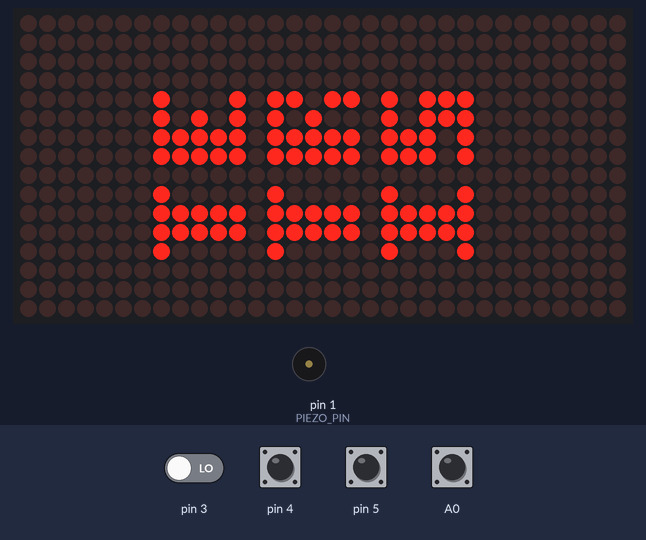
Bench run of a sketch on a simulated Arduino Uno, built with avr-gcc and run on an emulated ATmega328P. Parts: 32×16 LED matrix, buzzer (waves = sounding, pin HIGH). Inputs (shaded band) come from the test bench; at power-on: A0, pin 4, pin 5 HIGH, pin 3 LOW. Random numbers use the default seed unless the sketch sets one.

Above: at 1.2 s.
1.3 s: A0 pulled LOW for 0.15 s
At 1.41 s:
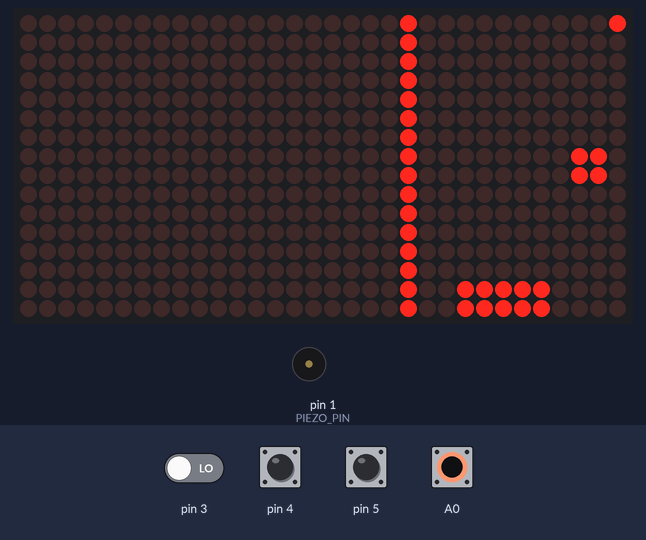
2.9 s: pin 4 pulled LOW for 0.15 s
At 3.33 s:
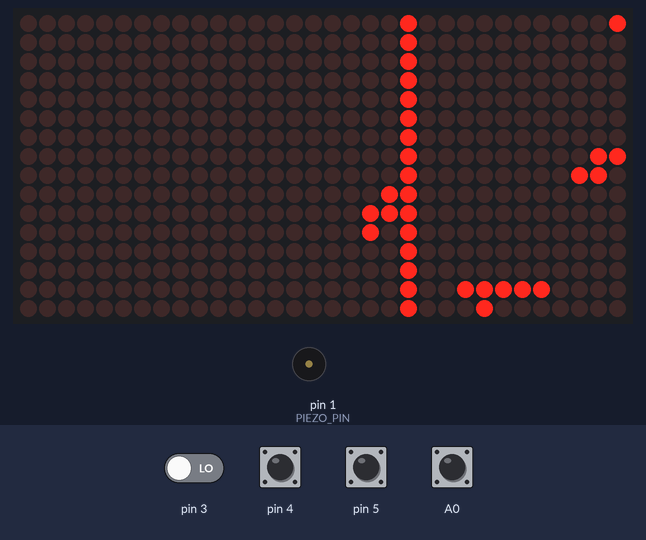
4.5 s: pin 3 driven HIGH
At 6.7 s:
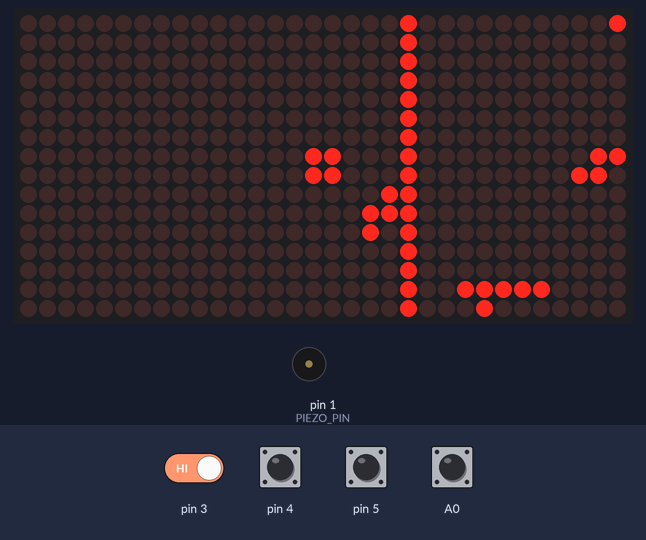
7.5 s: pin 5 pulled LOW for 1 s
At 9.1 s:
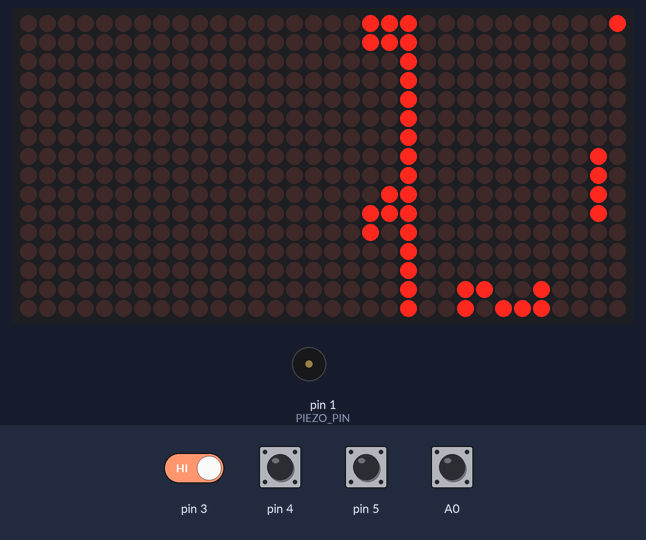
10.0 s: pin 4 pulled LOW for 1 s
At 11.3 s:
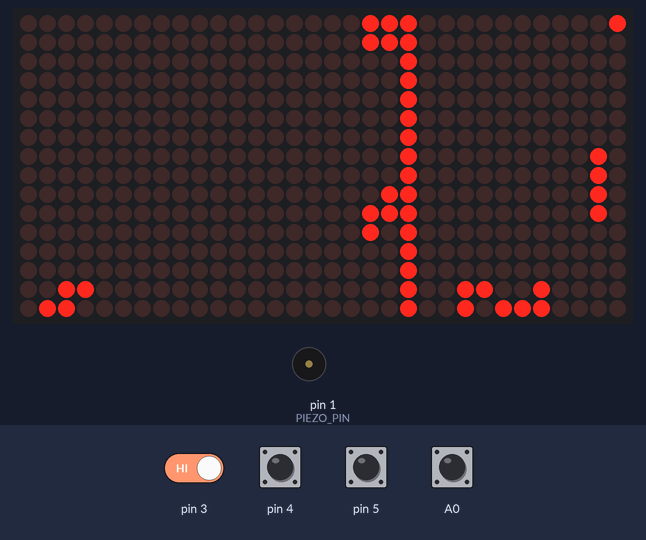
12.5 s: pin 5 pulled LOW for 0.15 s
At 13.3 s:
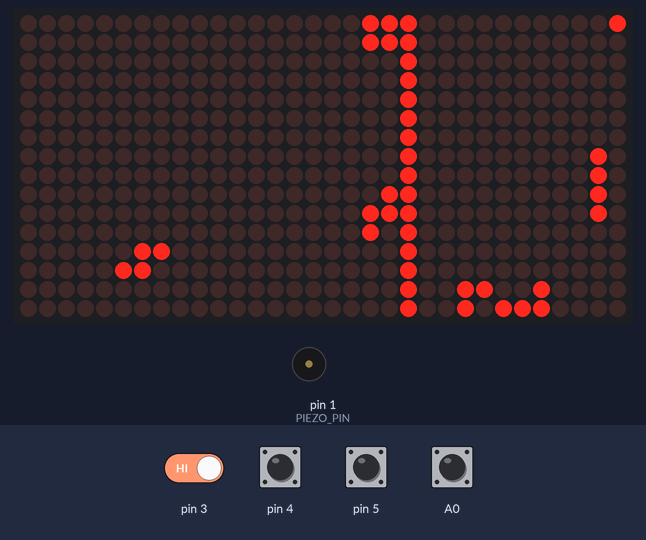
Timing chart, 0 to 15.1 s (numbered marks = the images above; inputs shaded):
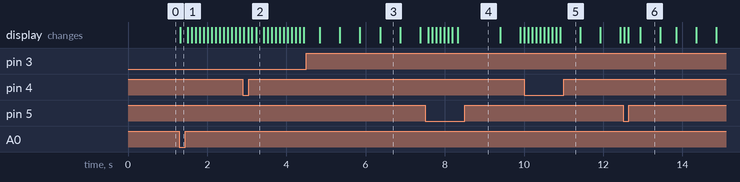

The sketch:

LED8x8tetris.ino
```cpp
// Original code source:
// https://github.com/MarginallyClever/ArduinoStarterKit/tree/master/LED8x8tetris


//------------------------------------------------------------------------------
// 8x8 single color LED Tetris for Arduino UNO and a joystick breakout.
// dan@marginallycelver.com 2015-01-22
//------------------------------------------------------------------------------
// Copyright at end of file.
// please see http://www.github.com/MarginallyClever/ArduinoStarterKit for more information.
//
// The LED grid is a red 8x8.
// The Arduino is an UNO.
// The joystick is a xinda ps3/xbox style clickable stick on a breakout board.
//
// Place the grid so the lights are facing you and the nub on one edge is on the
// bottom.  On the back should be two horizontal rows of pins.  the top row, from
// left to right, connects to arduino digital pins 9-2.  The bottom row of pins,
// from left to right, connect to digital pins 13-10 and analog pins 2-5.
//
// The joystick has 5 pins.  joystick 5v and GND go to the same pins on arduino.
// VRx goes to A0.  VRy goes to A1.  SW goes to arduino digital pin 1.
//
// While the SW pin is connected you will not be able to use Serial.*, because
// Serial *also* uses pins 0 and 1.

//--------------------------------------------------------------------------------
// CONSTANTS
//--------------------------------------------------------------------------------

#include <SPI.h>
#include <DMD2.h>
// size of the LED grid
#define GRID_W           (16)
#define GRID_H           (20)
// max size of each tetris piece
#define PIECE_W          (4)
#define PIECE_H          (4)

// how many kinds of pieces
#define NUM_PIECE_TYPES  (7)

#define JOYSTICK_DEAD_ZONE  (30)

#define JOYSTICK_PIN     (0)
#define PIEZO_PIN        (1)

// 1 color drawings of each piece in each rotation.
// Each piece is max 4 wide, 4 tall, and 4 rotations.
const char piece_I[] = {
  0,0,0,0,
  0,0,0,0,
  0,0,0,0,
  1,1,1,1,

  0,1,0,0,
  0,1,0,0,
  0,1,0,0,
  0,1,0,0,

  0,0,0,0,
  0,0,0,0,
  0,0,0,0,
  1,1,1,1,

  0,1,0,0,
  0,1,0,0,
  0,1,0,0,
  0,1,0,0,
};

const char piece_L1[] = {
  0,1,0,0,
  0,1,0,0,
  0,1,1,0,
  0,0,0,0,

  0,0,0,0,
  1,1,1,0,
  1,0,0,0,
  0,0,0,0,

  1,1,0,0,
  0,1,0,0,
  0,1,0,0,
  0,0,0,0,

  0,0,1,0,
  1,1,1,0,
  0,0,0,0,
  0,0,0,0,
};

const char piece_L2[] = {
  0,1,0,0,
  0,1,0,0,
  1,1,0,0,
  0,0,0,0,

  0,0,0,0,
  1,0,0,0,
  1,1,1,0,
  0,0,0,0,

  0,1,1,0,
  0,1,0,0,
  0,1,0,0,
  0,0,0,0,

  0,0,0,0,
  1,1,1,0,
  0,0,1,0,
  0,0,0,0,
};

const char piece_T[] = {
  0,0,0,0,
  1,1,1,0,
  0,1,0,0,
  0,0,0,0,

  0,1,0,0,
  1,1,0,0,
  0,1,0,0,
  0,0,0,0,

  0,0,0,0,
  0,1,0,0,
  1,1,1,0,
  0,0,0,0,

  0,1,0,0,
  0,1,1,0,
  0,1,0,0,
  0,0,0,0,
};

const char piece_S1[] = {
  1,0,0,0,
  1,1,0,0,
  0,1,0,0,
  0,0,0,0,

  0,0,0,0,
  0,1,1,0,
  1,1,0,0,
  0,0,0,0,

  1,0,0,0,
  1,1,0,0,
  0,1,0,0,
  0,0,0,0,

  0,0,0,0,
  0,1,1,0,
  1,1,0,0,
  0,0,0,0,
};

const char piece_S2[] = {
  0,1,0,0,
  1,1,0,0,
  1,0,0,0,
  0,0,0,0,

  0,0,0,0,
  1,1,0,0,
  0,1,1,0,
  0,0,0,0,

  0,1,0,0,
  1,1,0,0,
  1,0,0,0,
  0,0,0,0,

  0,0,0,0,
  1,1,0,0,
  0,1,1,0,
  0,0,0,0,
};

const char piece_O[] = {
  1,1,0,0,
  1,1,0,0,
  0,0,0,0,
  0,0,0,0,

  1,1,0,0,
  1,1,0,0,
  0,0,0,0,
  0,0,0,0,

  1,1,0,0,
  1,1,0,0,
  0,0,0,0,
  0,0,0,0,

  1,1,0,0,
  1,1,0,0,
  0,0,0,0,
  0,0,0,0,
};


// An array of pointers!
const char *pieces[NUM_PIECE_TYPES] = {
  piece_S1,
  piece_S2,
  piece_L1,
  piece_L2,
  piece_O,
  piece_T,
  piece_I,
};


//--------------------------------------------------------------------------------
// GLOBALS
//--------------------------------------------------------------------------------

// this is how arduino remembers what the button was doing in the past,
// so arduino can tell when it changes.
int old_button=0;
// so arduino can tell when user moves sideways
int old_px = 0;
// so arduino can tell when user tries to turn
int old_i_want_to_turn=0;

// this is how arduino remembers the falling piece.
int next_piece_id;
int piece_id;
int piece_rotation;
int piece_x;
int piece_y;

char piece_sequence[NUM_PIECE_TYPES];
char sequence_i=NUM_PIECE_TYPES;

// this controls how fast the player can move.
long last_move;
long move_delay=100;  // 100ms = 5 times a second

// this controls when the piece automatically falls.
long last_drop;
long drop_delay=500;

// this is how arduino remembers where pieces are on the grid.
char grid[GRID_W * GRID_H];
char gridPrev[GRID_W * GRID_H];

int points = 0;
int level = 0;

bool gameStarted = false;
bool introRendered = false;
bool gameOver = false;
bool overRendered = false;

SoftDMD dmd(1, 1);
//--------------------------------------------------------------------------------
// METHODS
//--------------------------------------------------------------------------------

// Function to copy 'len' elements from 'src' to 'dst'
// https://forum.arduino.cc/t/copying-array-into-another-array/264828
void copyChar(char* src, char* dst, int len) {
  memcpy(dst, src, sizeof(src[0])*len);
}


// grid contains the arduino's memory of the game board, including the piece that is falling.
// Only update the pixels what change
void draw_grid() {
  int x, y;
  for(y=0;y<GRID_H;++y) {
    for(x=0;x<GRID_W;++x) {
      if( grid[y*GRID_W+x] > gridPrev[y * GRID_W + x] ) {
        dmd.setPixel(y, x); // Turn pixel on
      }
      else if ( grid[y * GRID_W + x] < gridPrev[y * GRID_W + x] ) {
        dmd.setPixel(y, x, GRAPHICS_OFF); //turn pixel off
      }
      else {
        //No change, nothing to do
      }
    }
  }
  copyChar(grid, gridPrev, 16 * 20);
}

// choose a new piece from the sequence.
// the sequence is a random list that contains one of each piece.
// that way you're guaranteed an even number of pieces over time,
// tho the order is random.
void choose_new_piece() {
  if( sequence_i >= NUM_PIECE_TYPES ) {
    // list exhausted
    int i,j, k;
    for(i=0;i<NUM_PIECE_TYPES;++i) {
      do {
        // pick a random piece
        j = rand() % NUM_PIECE_TYPES;
        // make sure it isn't already in the sequence.
        for(k=0;k<i;++k) {
          if(piece_sequence[k]==j) break;  // already in sequence
        }
      } while(k<i);
      // not in sequence.  Add it.
      piece_sequence[i] = j;
    }
    // rewind sequence counter
    sequence_i=0;
  }

  next_piece_id = piece_sequence[sequence_i++];
  draw_gui();
}

void use_next_piece(){
  // get the next piece in the sequence.
  piece_id = next_piece_id;
  // always start the piece top center.
  piece_y=-4;  // -4 squares off the top of the screen.
  piece_x=7;
  // always start in the same orientation.
  piece_rotation=0;
}


void erase_piece_from_grid() {
  int x, y;

  const char *piece = pieces[piece_id] + (piece_rotation * PIECE_H * PIECE_W);

  for(y=0;y<PIECE_H;++y) {
    for(x=0;x<PIECE_W;++x) {
      int nx=piece_x+x;
      int ny=piece_y+y;
      if(ny<0 || ny>GRID_H) continue;
      if(nx<0 || nx>GRID_W) continue;
      if(piece[y*PIECE_W+x]==1) {
        grid[ny*GRID_W+nx]=0;  // zero erases the grid location.
      }
    }
  }
}


void add_piece_to_grid() {
  int x, y;

  const char *piece = pieces[piece_id] + (piece_rotation * PIECE_H * PIECE_W);

  for(y=0;y<PIECE_H;++y) {
    for(x=0;x<PIECE_W;++x) {
      int nx=piece_x+x;
      int ny=piece_y+y;
      if(ny<0 || ny>GRID_H) continue;
      if(nx<0 || nx>GRID_W) continue;
      if(piece[y*PIECE_W+x]==1) {
        grid[ny*GRID_W+nx]=1;  // zero erases the grid location.
      }
    }
  }
}


// Move everything down 1 space, destroying the old row number y in the process.
void delete_row(int y) {
  int x;
  for(;y>0;--y) {
    for(x=0;x<GRID_W;++x) {
      grid[y*GRID_W+x] = grid[(y-1)*GRID_W+x];
    }
  }
  // everything moved down 1, so the top row must be empty or the game would be over.
  for(x=0;x<GRID_W;++x) {
    grid[x]=0;
  }
}


void remove_full_rows() {
  int count=0;
  int linepoint = 15;
  int x, y, c;
  for(y=0;y<GRID_H;++y) {
    // count the full spaces in this row
    c = 0;
    for(x=0;x<GRID_W;++x) {
      if( grid[y*GRID_W+x] > 0 ) c++;
    }
    if(c==GRID_W) {
      // row full!
      delete_row(y);
      count++;
    }
  }

  if(count > 0) {
    // count == 1 is the default value
    if(count == 2) {linepoint = 30;}
    if(count == 3) {linepoint = 90;}
    if(count == 4) {linepoint = 150;}

    points = points + linepoint * (level + 1);

    // level 0 - points:0-50
    if(points > 50  && points<=120 ) { level = 1; drop_delay=300; }
    else if(points > 120 && points<=360 ) { level = 2; drop_delay=250; }
    else if(points > 360 && points<=720 ) { level = 3; drop_delay=200; }
    else if(points > 720 ) { level = 4; drop_delay=150; }

    draw_gui();
  }
}


void try_to_move_piece_sideways() {
  int left = digitalRead(4);
  int right = digitalRead(5);

  int new_px = 0;

  if(!left) { new_px=1;}
  if(!right) { new_px=-1;}

  if (piece_can_fit(piece_x + new_px, piece_y, piece_rotation) == 1) {
    piece_x += new_px;
  }
  old_px = new_px;
}


void try_to_rotate_piece() {
  int i_want_to_turn=0;
  int dy = digitalRead(A0);
  if (!dy) i_want_to_turn = 1;

  if (i_want_to_turn == 1 && i_want_to_turn != old_i_want_to_turn) {
    // figure out what it will look like at that new angle
    int new_pr = ( piece_rotation + 1 ) % 4;
    // if it can fit at that new angle (doesn't bump anything)
    if(piece_can_fit(piece_x,piece_y,new_pr)) {
      // then make the turn.
      piece_rotation = new_pr;
    }
  }
  old_i_want_to_turn = i_want_to_turn;
}


// can the piece fit in this new location?
int piece_can_fit(int px,int py,int pr) {
  if( piece_off_edge(px,py,pr) ) return 0;
  if( piece_hits_rubble(px,py,pr) ) return 0;
  return 1;
}


int piece_off_edge(int px,int py,int pr) {
  int x,y;
  const char *piece = pieces[piece_id] + (pr * PIECE_H * PIECE_W);

  for(y=0;y<PIECE_H;++y) {
    for(x=0;x<PIECE_W;++x) {
      int nx=px+x;
      int ny=py+y;
      if(ny<0) continue;  // off top, don't care
      if(piece[y*PIECE_W+x]>0) {
        if(nx<0) return 1;  // yes: off left side
        if(nx>=GRID_W ) return 1;  // yes: off right side
      }
    }
  }

  return 0;  // inside limits
}


int piece_hits_rubble(int px,int py,int pr) {
  int x,y;
  const char *piece = pieces[piece_id] + (pr * PIECE_H * PIECE_W);

  for(y=0;y<PIECE_H;++y) {
    int ny=py+y;
    if(ny<0) continue;
    for(x=0;x<PIECE_W;++x) {
      int nx=px+x;
      if(piece[y*PIECE_W+x]>0) {
        if(ny>=GRID_H ) return 1;  // yes: goes off bottom of grid
        if(grid[ny*GRID_W+nx]==1 ) return 1;  // yes: grid already full in this space
      }
    }
  }

  return 0;  // doesn't hit
}


void game_over() {
  int x,y;

  while(1) {
    if(!overRendered)renderOver();
    // click the button?
    if(digitalRead(A0)==0) {
      // restart!
      overRendered = false;
      gameOver=false;
      setup();
      return;
    }
  }
}


void try_to_drop_piece() {
  erase_piece_from_grid();
  if(piece_can_fit(piece_x,piece_y+1,piece_rotation)) {
    piece_y++;  // move piece down
    add_piece_to_grid();
  } else {
    // hit something!
    // put it back
    add_piece_to_grid();
    remove_full_rows();
    if(game_is_over()==1) {
      game_over();
    }
    // game isn't over, choose a new piece
    points = points+1;
    use_next_piece();
    choose_new_piece();
  }
}


void try_to_drop_faster() {
  int y = digitalRead(3);
  if(!y) {
    try_to_drop_piece();
  }
}


void react_to_player() {
  erase_piece_from_grid();
  try_to_move_piece_sideways();
  try_to_rotate_piece();
  add_piece_to_grid();

  try_to_drop_faster();
}


// can the piece fit in this new location
int game_is_over() {
  int x,y;
  const char *piece = pieces[piece_id] + (piece_rotation * PIECE_H * PIECE_W);
  for(y=0;y<PIECE_H;++y) {
    for(x=0;x<PIECE_W;++x) {
      int ny=piece_y+y;
      int nx=piece_x+x;
      if(piece[y*PIECE_W+x]>0) {
        if(ny<0) {
          gameOver = true;
          return 1;  // yes: off the top!
        }
      }
    }
  }
  return 0;  // not over yet...
}

void draw_number(int x, int y, char number) {
  switch(number) {
    case '0':
      dmd.drawLine(x, y, x+4, y);
      dmd.drawLine(x, y+1, x+4, y+1);
      break;
    case '1':
      dmd.setPixel(x+1, y+1);
      dmd.drawLine(x, y, x+4, y);
      break;
    case '2':
      dmd.setPixel(x, y);
      dmd.setPixel(x, y+1);
      dmd.setPixel(x+1, y);

      dmd.setPixel(x+2, y+1);
      dmd.setPixel(x+3, y+1);
      dmd.setPixel(x+4, y+1);
      dmd.setPixel(x+4, y);
      break;
    case '3':
      dmd.drawLine(x, y, x+4, y);
      dmd.setPixel(x, y+1);
      dmd.setPixel(x+2, y+1);
      dmd.setPixel(x+4, y+1);
      break;
    case '4':
      dmd.drawLine(x+2, y, x+4, y);
      dmd.drawLine(x, y+1, x+2, y+1);
      break;
    case '5':
      dmd.drawLine(x+2, y, x+4, y);
      dmd.drawLine(x, y+1, x+2, y+1);
      dmd.setPixel(x, y);
      dmd.setPixel(x+4, y+1);
      break;
    case '6':
      dmd.drawLine(x+2, y, x+4, y);
      dmd.drawLine(x, y+1, x+4, y+1);
      dmd.setPixel(x, y);
      break;
    case '7':
      dmd.setPixel(x, y);
      dmd.setPixel(x, y+1);
      dmd.setPixel(x+1, y);
      dmd.drawLine(x+2,y+1, x+4, y+1);
      break;
    case '8':
      dmd.drawLine(x,y,x,y+1);
      dmd.drawLine(x+2,y,x+4,y);
      dmd.drawLine(x+2,y+1,x+4,y+1);
      break;
    case '9':
      dmd.drawLine(x, y, x+4, y);
      dmd.drawLine(x, y+1, x+1, y+1);
      dmd.setPixel(x+4, y+1);
      break;
  }
}

void draw_gui(){
  dmd.drawFilledBox(21,0,31,15, GRAPHICS_OFF);
  char buffer[7];
  sprintf (buffer, "%i", points);

  draw_number(23, 2, buffer[4]); //x,y,number
  draw_number(23, 5, buffer[3]);
  draw_number(23, 8, buffer[2]);
  draw_number(23, 11, buffer[1]);
  draw_number(23, 14, buffer[0]);

  dmd.drawLine(GRID_H, 0, GRID_H, GRID_W-1);

  dmd.drawLine(31, 0, 31, level);

  // Draw next piece
  int posy=29;
  const char *piece = pieces[next_piece_id];

  // piece "I" should be positioned differently on the preview
  if(next_piece_id == 6) {
     posy=27;
  }
  for(int y=0;y<PIECE_H;++y) {
    for(int x=0;x<PIECE_W;++x) {
      if(y<0 || y>GRID_H) continue;
      if(x<0 || x>GRID_W) continue;
      if(piece[y*PIECE_W+x]==1) {
        dmd.setPixel(y+posy,x+7);
      }
    }
  }
}


// called once when arduino reboots
void setup() {
  //Serial.begin(115200);
  dmd.setBrightness(10);
  dmd.begin();
  int i;

  // set up speaker pin
  pinMode(PIEZO_PIN, OUTPUT);

  // set up joystick button
  pinMode(4, INPUT_PULLUP);
  pinMode(5, INPUT_PULLUP);
  pinMode(A0, INPUT_PULLUP);
  // make sure arduino knows the grid is empty.
  for(i=0;i<GRID_W*GRID_H;++i) {
    grid[i]=0;
    gridPrev[i]=0;
  }

  // make the game a bit more random - pull a number from space and use it to 'seed' a crop of random numbers.
  randomSeed(analogRead(1));

  // Reset values for new game
  points = 0;
  level = 0;
  drop_delay=500;
}

void renderIntro(){
  int posx=7;
  int posy=3;
  dmd.drawFilledBox(0,0,31,15, GRAPHICS_OFF);

  bool image[17][10] = {
    {1,1,1,1,0,1,1,1,1},
    {0,1,1,0,0,1,1},
    {0,1,1,0,0,1,1,1},
    {0,1,1,0,0,1,1},
    {0,1,1,0,0,1,1,1,1},
    {0},
    {1,1,1,1,0,1,1,1,1},
    {0,1,1,0,0,1,1,0,1},
    {0,1,1,0,0,1,1,1},
    {0,1,1,0,0,1,1,0,1},
    {0,1,1,0,0,1,1,0,1},
    {0},
    {1,1,1,1,0,1,1,1,1},
    {0,1,1,0,0,1,1},
    {0,1,1,0,0,1,1,1,1},
    {0,1,1,0,0,0,0,1,1},
    {1,1,1,1,0,1,1,1,1},
  };

  // Render image
  for (int row=0; row<17; row++) {
    for(int col=0; col<10; col++) {
      if(image[row][col]){dmd.setPixel(row+posx, 15-col-posy);}
    }
  }
}

void renderOver() {
  int posx=4;
  int posy=3;
  dmd.drawFilledBox(0,0,19,15, GRAPHICS_OFF);

  bool image[17][10] = {
    {1,1,1,1,0,1,1,0,1},
    {1,1,0,1,0,1,1,0,1},
    {1,1,0,1,0,1,1,0,1},
    {1,1,0,1,0,0,1,0,1},
    {1,1,1,1,0,0,0,1,0},
    {0},
    {1,1,1,1,0,1,1,1,1},
    {1,1,0,0,0,1,1,0,1},
    {1,1,1,0,0,1,1,1},
    {1,1,0,0,0,1,1,0,1},
    {1,1,1,1,0,1,1,0,1},
  };


  // Render image
  for (int row=0; row<17; row++) {
    for(int col=0; col<10; col++) {
      if(image[row][col]){dmd.setPixel(row+posx, 15-col-posy);}
    }
  }
  overRendered=true;
}


// called over and over after setup()
void loop() {
  if(!gameStarted && !introRendered) {
    renderIntro();
    introRendered = true;
  }
  else if(gameStarted) {
    // the game plays at one speed,
    if(millis() - last_move > move_delay ) {
      last_move = millis();
      react_to_player();
      draw_grid();
    }

    // ...and drops the falling block at a different speed.
    if(millis() - last_drop > drop_delay ) {
      last_drop = millis();
      try_to_drop_piece();
    }
  }

  if(gameStarted == false) {
    if(digitalRead(A0) == 0) {
      dmd.drawFilledBox(0,0,31,15, GRAPHICS_OFF);
      // get ready to start the game.
      choose_new_piece();
      use_next_piece();
      choose_new_piece();
      // start the game clock
      last_move = millis();
      last_drop = last_move;
      gameStarted = true;
      draw_gui();
    }
  }
}


/**
* This file is part of ArduinoStarterKit.
*
* ArduinoStarterKit is free software: you can redistribute it and/or modify
* it under the terms of the GNU General Public License as published by
* the Free Software Foundation, either version 3 of the License, or
* (at your option) any later version.
*
* ArduinoStarterKit is distributed in the hope that it will be useful,
* but WITHOUT ANY WARRANTY; without even the implied warranty of
* MERCHANTABILITY or FITNESS FOR A PARTICULAR PURPOSE. See the
* GNU General Public License for more details.
*
* You should have received a copy of the GNU General Public License
* along with Arduino Timer Interrupt. If not, see <http://www.gnu.org/licenses/>.
*/
```

Measured:
- after the input at 1.3 s, the display: changes at once (image 1)
- what the display in image 3 shows lasts 0.5 s, from 6.4 s to 6.9 s
